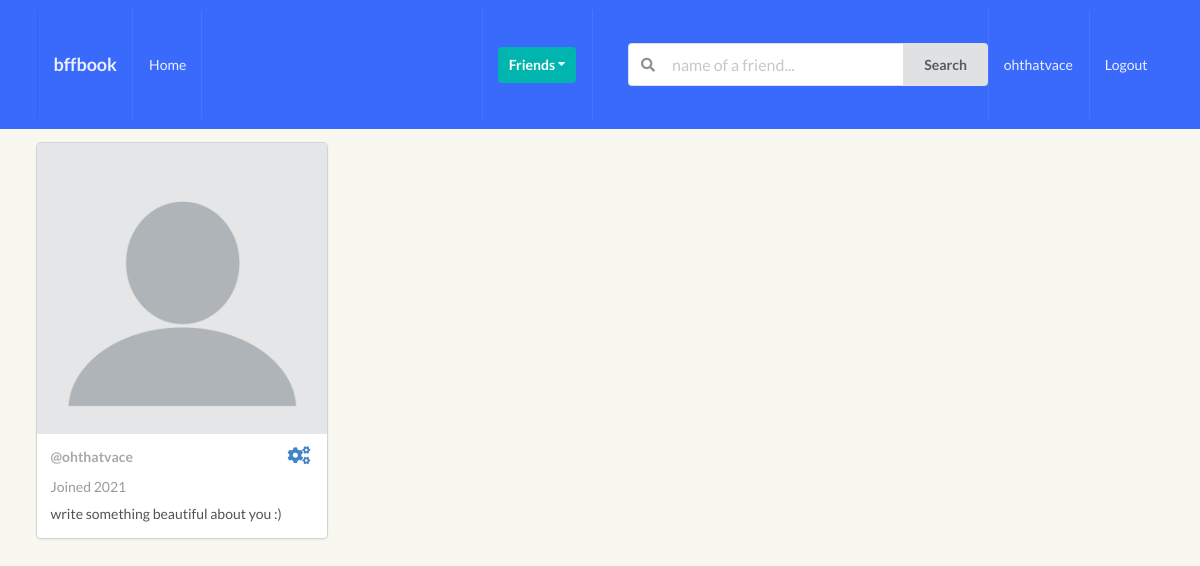
The page /profiles/myprofile/ (signed in) on the database as committed earlier.
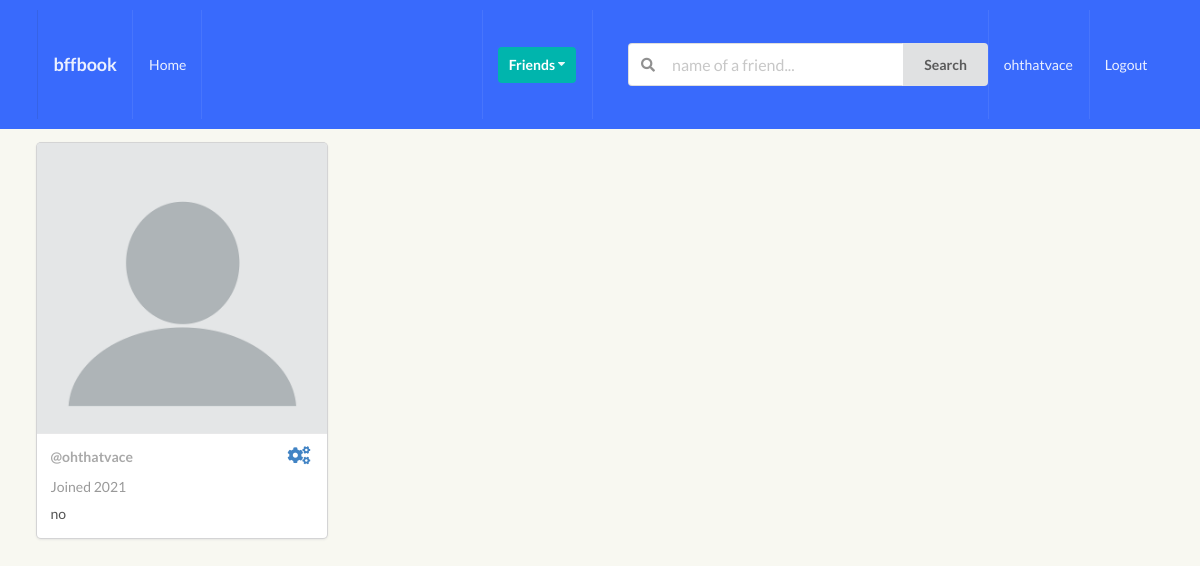
The same page on the database as committed later.
### perfil/models.py (models this page shows, shortened)
class Profile(models.Model):
    first_name = models.CharField(max_length=200, blank=True)
    last_name = models.CharField(max_length=200, blank=True)
    username = models.OneToOneField(User, on_delete=models.CASCADE)
    bio = models.TextField(default="no bio...", max_length=300)
    email = models.EmailField(max_length=200, blank=True)
    country = models.CharField(max_length=200, blank=True)
    avatar = models.ImageField(default='avatar.png', upload_to='avatars/')
    friends = models.ManyToManyField(User, blank=True, related_name='friends')
    slug = models.SlugField(unique=True, blank=True)
    updated = models.DateTimeField(auto_now=True)
    created = models.DateTimeField(auto_now_add=True)
    def get_friends(self):
        return self.friends.all()
    def created_str(self):
        new_created = self.created.strftime('%y')
        return new_created

### perfil/views.py (the view)
# urls.py: path('myprofile/', my_profile_view, name="my-profile-view")
def my_profile_view(request):
    obj = Profile.objects.get(username=request.user)
    form = ProfileModelForm(request.POST or None, request.FILES or None, instance=obj)
    confirm = False
    if request.method == 'POST':
        if form.is_valid():
            form.save()
            confirm = True
    context = {
        'obj': obj,
        'form': form,
        'confirm': confirm,
    }
    return render(request, 'perfil/myprofile.html', context)

### perfil/forms.py
class ProfileModelForm(forms.ModelForm):
    class Meta:
        model = Profile
        fields = ('first_name', 'last_name', 'bio', 'avatar')

### perfil/templates/perfil/myprofile.html (shortened to what this page needs)
{% extends 'base.html' %}
{% block content %}
<div class="ui card">
    <div class="image">
        <img src="{{obj.avatar.url}}">
    </div>
    <div class="content">
        <p class="header">{{obj.first_name}} {{obj.last_name}} <span class="small_text">@{{obj.username}}</span><a class="update_account right"><i class="cogs icon"></i></a></p>
        <div class="meta">
            <span class="date">Joined 20{{obj.created_str}}</span>
        </div>
        <div class="description">
            {{obj.bio}}
        </div>
    </div>
</div>
{% endblock content %}>

Rows that differ between the two databases and show on the page:
changed Profile "ohthatvace": bio "write something beautiful about you :)" → "no"
